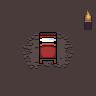

This game map was drawn from its Tiled (.tmx) file and the tilesets committed beside it. A one-line description and the full map source follow:
An orthogonal 6x6 tile map with 16x16 px tiles, 4 tile layers (Floor1, Floor2 (Decorations), Walls (Collidable), Items1 (Collidable)), 2 hidden layers not drawn.

<map version="1.2" tiledversion="1.2.1" orientation="orthogonal" renderorder="right-down" width="6" height="6" tilewidth="16" tileheight="16" infinite="0" nextlayerid="7" nextobjectid="1">
 <tileset firstgid="1" source="../../../../tilesets/actual/UltimateTileset.tsx" />
 <layer id="1" name="Floor1" width="6" height="6">
  <data encoding="csv">
143,143,143,143,143,143,
143,143,143,143,143,143,
143,143,143,143,143,143,
143,143,143,143,143,143,
143,143,143,143,143,143,
143,143,143,143,143,143
</data>
 </layer>
 <layer id="2" name="Floor2 (Decorations)" width="6" height="6">
  <data encoding="csv">
0,0,0,0,0,0,
0,0,0,0,0,0,
0,117,118,119,120,0,
0,133,134,135,136,0,
0,149,150,151,152,0,
0,0,0,0,0,0
</data>
 </layer>
 <layer id="3" name="Walls (Collidable)" width="6" height="6">
  <data encoding="csv">
0,0,0,0,0,0,
0,0,0,0,0,0,
0,0,0,0,0,0,
0,0,0,0,0,0,
0,0,0,0,0,0,
0,0,0,0,0,0
</data>
 </layer>
 <layer id="4" name="Items1 (Collidable)" width="6" height="6">
  <data encoding="csv">
0,0,0,0,0,216,
0,0,0,0,0,232,
0,0,267,268,0,0,
0,0,283,284,0,0,
0,0,0,0,0,0,
0,0,0,0,0,0
</data>
 </layer>
 <layer id="5" name="Items2 (Triggerable)" width="6" height="6" visible="0">
  <data encoding="csv">
0,0,0,0,0,0,
0,0,0,0,0,0,
0,0,0,0,0,0,
0,0,0,0,0,0,
0,0,0,0,0,0,
0,0,0,0,0,0
</data>
 </layer>
 <layer id="6" name="Characters" width="6" height="6" visible="0">
  <data encoding="csv">
0,0,0,0,0,0,
0,0,0,0,0,0,
0,0,0,0,0,0,
0,0,0,0,0,0,
0,0,0,0,0,0,
0,0,0,0,0,0
</data>
 </layer>
</map>
